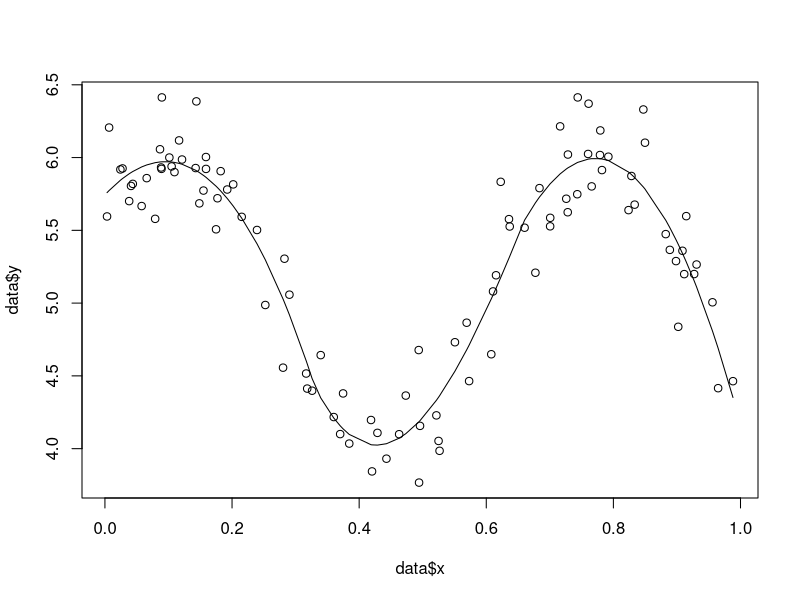

This chart was generated by the following R code:
# Question 1

x = runif(100, 0, 1)
mu = 5 + sin(3*pi*(x - 0.6))
y = rnorm(100, mu, 0.5^2)

data = data.frame("y" = y, "x" = x)

regress = function(designMat, y, x)
{
  betaHat = solve(t(designMat)%*%designMat)%*%t(designMat)%*%y
  print(dim(designMat))
  print(length(y))
  
  yHatTemp = designMat%*%betaHat
  
  splineDatTemp = data.frame(cbind(yHatTemp, x))
  return(splineDatTemp)
}

Splines_Custom = function(type, knots, data)
{
  data = data[order(data$x), ]
  splineDat = data.frame("y" = c(), "x" = c())
  if (type == "Piecewise Constant")
  {
    for (i in 1:(length(knots) + 1))
    {
      if (i == 1)
      {
        
        tempPoints = data[data$x < knots[i], ]
        x = tempPoints$x
        y = tempPoints$y
        designMat = matrix(rep(1, length(x)), ncol = 1)
        
        splineDatTemp = regress(designMat, y, x)
        splineDat = splineDatTemp
      }
      
      if(1 < i & i < (length(knots) + 1))
      {
        tempPoints = data[knots[i-1] <= data$x & data$x < knots[i], ]
        x = tempPoints$x
        y = tempPoints$y
        designMat = matrix(rep(1, length(x)), ncol = 1)
        splineDatTemp = regress(designMat, y, x)
        
        splineDat = rbind(splineDat, splineDatTemp)
        
      }
      if(i == (length(knots) + 1))
      {
        tempPoints = data[data$x >= knots[i-1], ]
        x = tempPoints$x
        y = tempPoints$y
        designMat = matrix(rep(1, length(x)), ncol = 1)
        splineDatTemp = regress(designMat, y, x)
        
        splineDat = rbind(splineDat, splineDatTemp)
      }
    }
    
  }
  
  if (type == "Piecewise Linear")
  {
  
    for (i in 1:(length(knots) + 1))
    {
      if (i == 1)
      {
        
        tempPoints = data[data$x < knots[i], ]
        x = tempPoints$x
        y = tempPoints$y
        designMat = matrix(c(rep(1, length(x)), x), ncol = 2)
        
        splineDatTemp = regress(designMat, y, x)
        splineDat = splineDatTemp
      }
      
      if(1 < i & i < (length(knots) + 1))
      {
        tempPoints = data[knots[i-1] <= data$x & data$x < knots[i], ]
        x = tempPoints$x
        y = tempPoints$y
        designMat = matrix(c(rep(1, length(x)), x), ncol = 2)
        splineDatTemp = regress(designMat, y, x)
        
        splineDat = rbind(splineDat, splineDatTemp)
        
      }
      if(i == (length(knots) + 1))
      {
        tempPoints = data[data$x >= knots[i-1], ]
        x = tempPoints$x
        y = tempPoints$y
        designMat = matrix(c(rep(1, length(x)), x), ncol = 2)
        splineDatTemp = regress(designMat, y, x)
        
        splineDat = rbind(splineDat, splineDatTemp)
      }
    }
  }
  
  if (type == "Broken Stick")
  {
    x = data$x
    y = data$y
    designMat = matrix(c(rep(1, length(x)), x), ncol = 2)
    for (i in 1:(length(knots)))
    {
      
      designMat = cbind(designMat, c(pmax(x - knots[i], 0)))
      
    }
    
    splineDatTemp = regress(designMat, y, x)
    splineDat = rbind(splineDat, splineDatTemp)
  }
  
  if (type == "Piecewise Cubic Polynomial")
  {
    
    for (i in 1:(length(knots) + 1))
    {
      if (i == 1)
      {
        
        tempPoints = data[data$x < knots[i], ]
        x = tempPoints$x
        y = tempPoints$y
        designMat = matrix(c(rep(1, length(x)), x, x^2, x^3), ncol = 4)
        
        splineDatTemp = regress(designMat, y, x)
        splineDat = splineDatTemp
      }
      
      if(1 < i & i < (length(knots) + 1))
      {
        tempPoints = data[knots[i-1] <= data$x & data$x < knots[i], ]
        x = tempPoints$x
        y = tempPoints$y
        designMat = matrix(c(rep(1, length(x)), x, x^2, x^3), ncol = 4)
        splineDatTemp = regress(designMat, y, x)
        
        splineDat = rbind(splineDat, splineDatTemp)
        
      }
      if(i == (length(knots) + 1))
      {
        tempPoints = data[data$x >= knots[i-1], ]
        x = tempPoints$x
        y = tempPoints$y
        designMat = matrix(c(rep(1, length(x)), x, x^2, x^3), ncol = 4)
        splineDatTemp = regress(designMat, y, x)
        
        splineDat = rbind(splineDat, splineDatTemp)
      }
    }
    
  }
  
  if (type == "Piecewise Cubic Polynomial and Continous at Knots")
  {
    x = data$x
    y = data$y
    designMat = matrix(c(rep(1, length(x)), x, x^2, x^3), ncol = 4)
    for (i in 1:(length(knots)))
    {
      
      designMat = cbind(designMat, c(pmax(x - knots[i], 0))^3)
      
    }
    
    splineDatTemp = regress(designMat, y, x)
    splineDat = rbind(splineDat, splineDatTemp)
  }
  
  if (type == "Piecewise Cubic Polynomial and Continous at 1st")
  {
    x = data$x
    y = data$y
    designMat = matrix(c(rep(1, length(x)), x, x^2, x^3), ncol = 4)
    for (i in 1:(length(knots)))
    {
      
      designMat = cbind(designMat, c(pmax(x - knots[i], 0)^3))
      designMat = cbind(designMat, c(pmax(x - knots[i], 0)^2))
      
    }
    
    splineDatTemp = regress(designMat, y, x)
    splineDat = rbind(splineDat, splineDatTemp)
  }
  
  if (type == "Piecewise Cubic Polynomial and Continous at 2nd")
  {
    x = data$x
    y = data$y
    designMat = matrix(c(rep(1, length(x)), x, x^2, x^3), ncol = 4)
    for (i in 1:(length(knots)))
    {
      
      designMat = cbind(designMat, c(pmax(x - knots[i], 0)^3))
      designMat = cbind(designMat, c(pmax(x - knots[i], 0)^2)) 
      designMat = cbind(designMat, c(pmax(x - knots[i], 0))) 
      
    }
    
    splineDatTemp = regress(designMat, y, x)
    splineDat = rbind(splineDat, splineDatTemp)
  }
  
  if (type == "Cubic Spline")
  {
    
  }
  
  if (type == "Natural Spline")
  {

  }
  
  if (type == "B Spline Basis")
  {
    
    
  }
  
  return(splineDat)
}

splines = Splines_Custom("Piecewise Cubic Polynomial and Continous at 2nd", c(0.33, 0.66), data)
splines

plot(data$y ~ data$x)
lines(splines[, 1] ~ splines[, 2])



